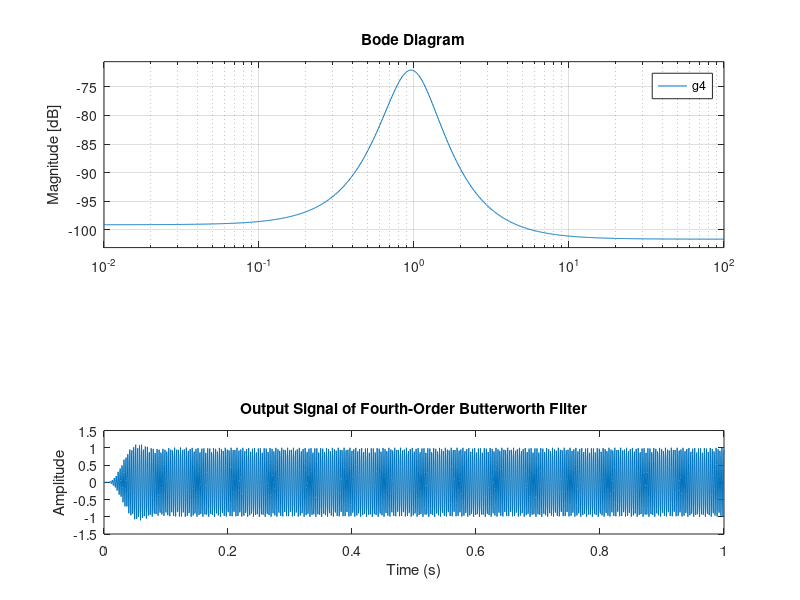
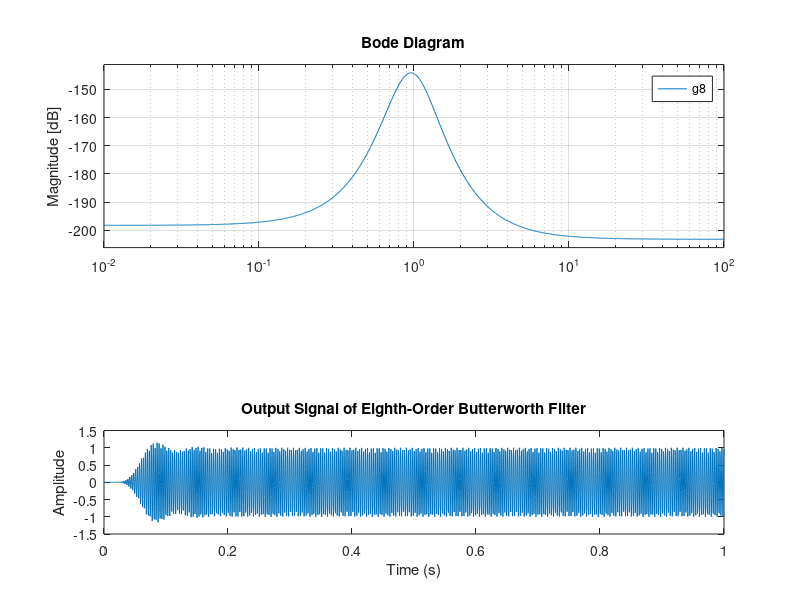

These charts were generated, in order, by the following MATLAB code:
% Mamadou Kaba 27070179
% Part 2 Question 1 a)
clc; clear; close all;

Fs = 1800; 
t = 0:1/Fs:1; 


x = sin(100*t) + sin(2000*t) + sin(6000*t);


Wn = [1900 2100]/(Fs*pi); 

% Fourth-order Butterworth filter
[b4, a4] = butter(4, Wn, 'bandpass');
x_filt4 = filter(b4, a4, x);

% Eighth-order Butterworth filter
[b8, a8] = butter(8, Wn, 'bandpass');
x_filt8 = filter(b8, a8, x);

% Plot the input signal
figure;
subplot(3,1,1);
plot(t, x);
title('Input Signal');
xlabel('Time (s)');
ylabel('Amplitude');

% Bode plot for fourth-order Butterworth filter
subplot(3,1,2);
g4 = tf(b4, a4);
bode(g4);
title('Bode Plot of Fourth-Order Butterworth Filter');

% Output signal of the fourth-order Butterworth filter
subplot(3,1,3);
plot(t, x_filt4);
title('Output Signal of Fourth-Order Butterworth Filter');
xlabel('Time (s)');
ylabel('Amplitude');

% Plot the input signal again for eighth-order Butterworth filter
figure;
subplot(3,1,1);
plot(t, x);
title('Input Signal');
xlabel('Time (s)');
ylabel('Amplitude');

% Bode plot for eighth-order Butterworth filter
subplot(3,1,2);
g8 = tf(b8, a8);
bode(g8);
title('Bode Plot of Eighth-Order Butterworth Filter');

% Output signal of the eighth-order Butterworth filter
subplot(3,1,3);
plot(t, x_filt8);
title('Output Signal of Eighth-Order Butterworth Filter');
xlabel('Time (s)');
ylabel('Amplitude');
